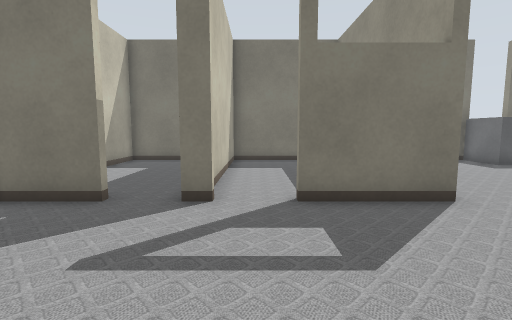
view 1 (above)

23 first-person views from a walk through a world built for the Gazebo simulator. The camera is 0.72 m above the floor, tilts 6° down and sees 85° across. Floor lines are 1 m apart. The floor is counted in squares, 0.5 m on a side. Each view is taken from the middle of a square. On the plan, view 1 faces up. The plan holds only what a view shows up to about 14 squares ahead; the rest is blank. The place goes on beyond the plan. Some surface patterns are stand-ins.

view 2
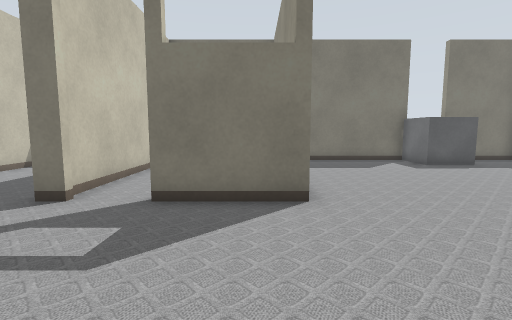

view 3
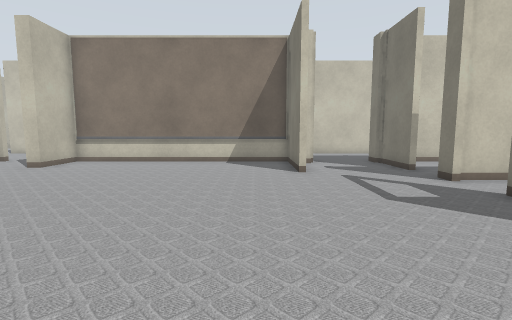

view 4
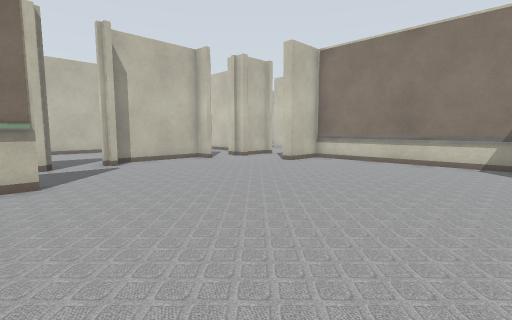

view 5
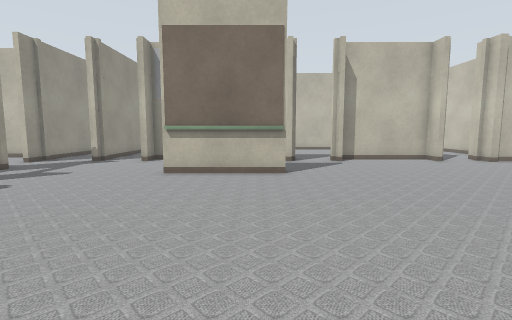

view 6
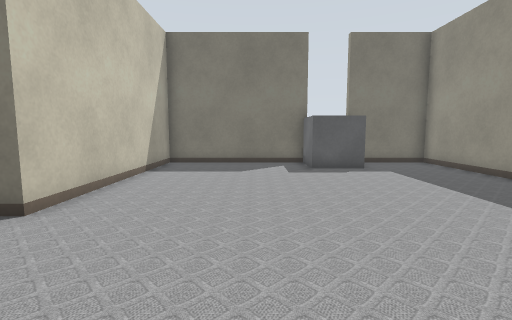

view 7
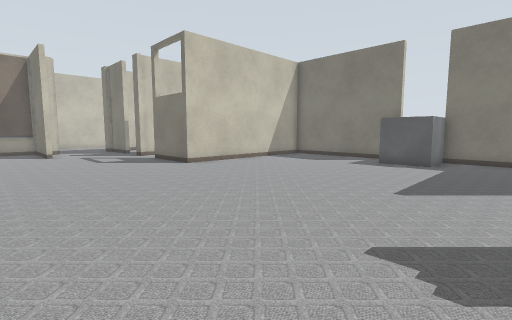

view 8
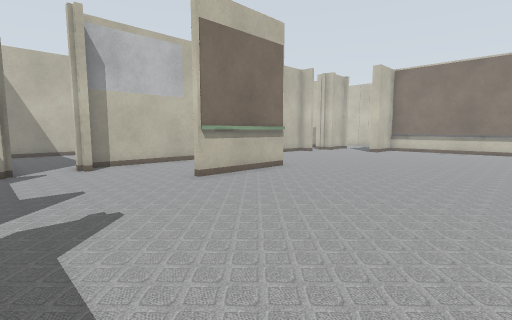

view 9
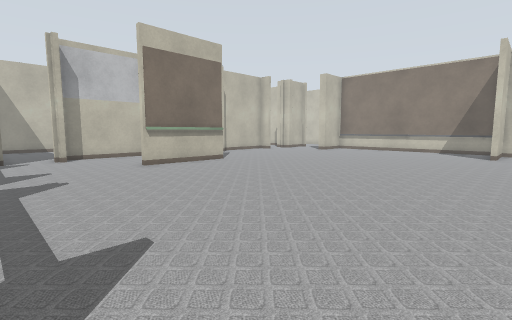

view 10
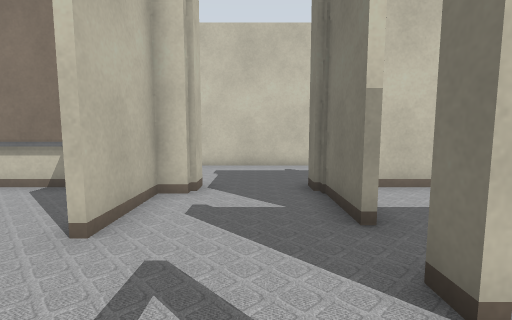

view 11
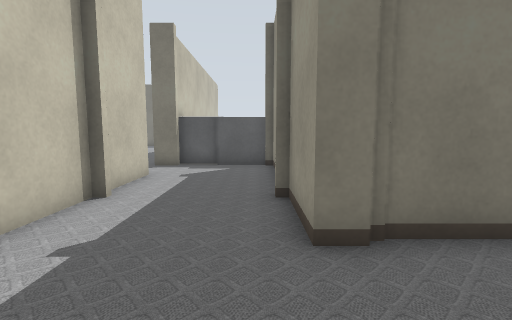

view 12
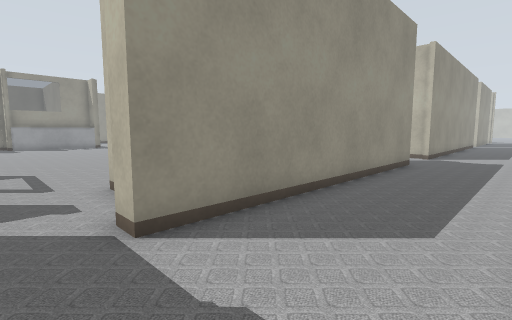

view 13
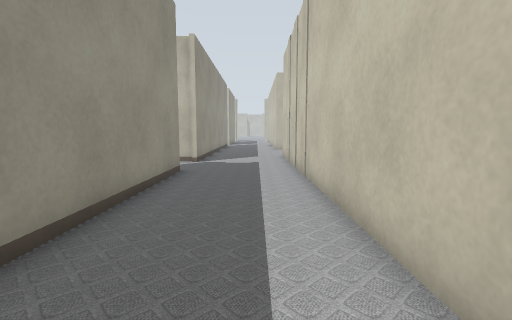

view 14
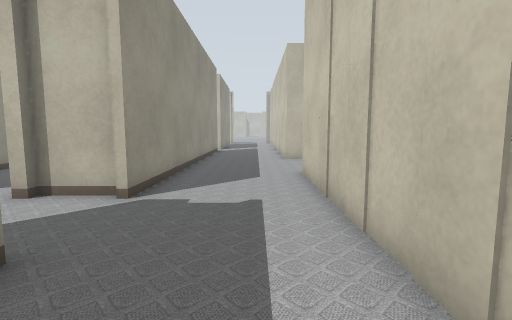

view 15
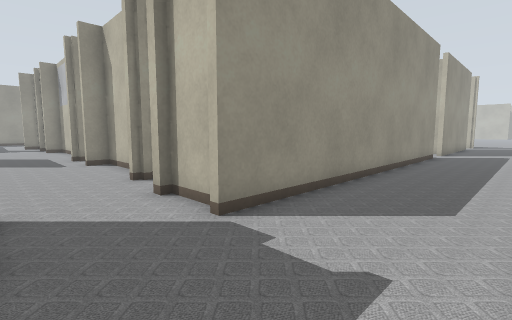

view 16
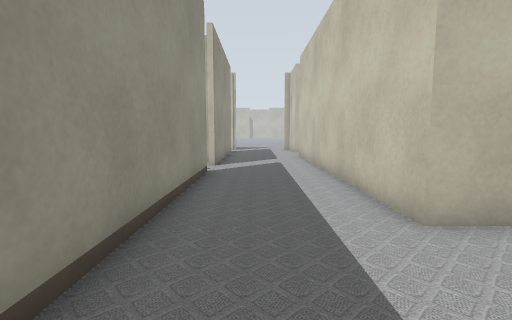

view 17
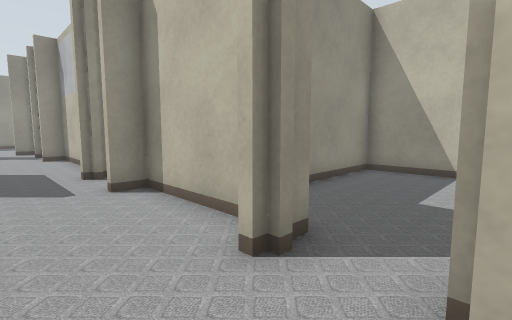

view 18
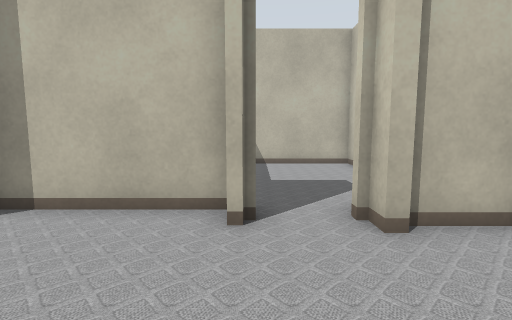

view 19
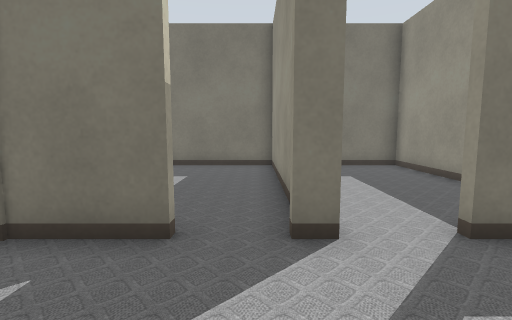

view 20
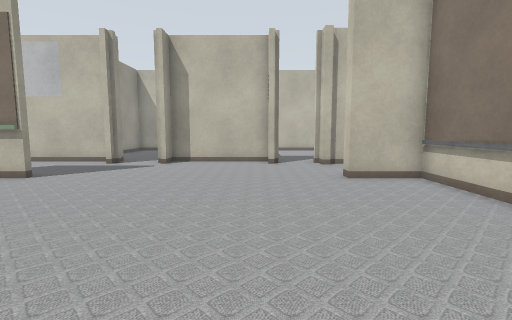

view 21
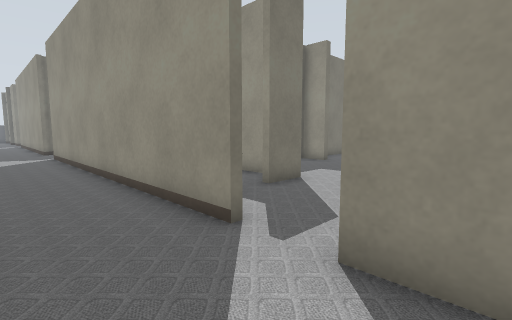

view 22
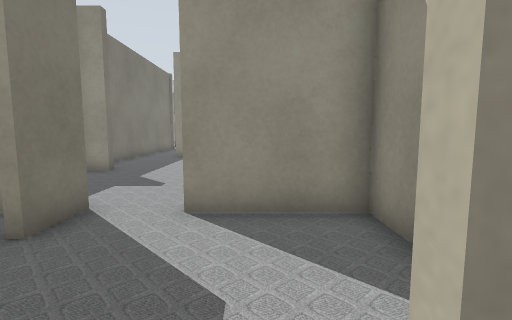

view 23
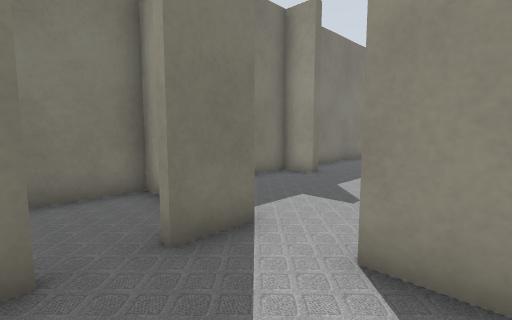

### Floor plan
Ten units are one square. View 1 is at (0, 0); x grows to the right and y downward. Boxes are objects, and circles mark ways between rooms. Rooms are numbered by the first view taken in them; rooms with no view inside come last. Other rooms are left out.
<svg viewBox="-120 -167 280 467">
<path fill="none" stroke="#000" d="M60 88 60 84 101 84 101 88M-25 -15 -60 -15 -60 84 -38 84 -38 90M-9 -56 -16 -56M55 121 55 126M60 130 121 130 121 121M124 121 124 126M-16 121 -16 130 29 130 29 121M41 -136 41 -56 8 -56M145 132 145 121M104 -136 39 -136M155 -136 124 -136M-106 5 -106 155M-63 90 -63 -26 -53 -26M-53 -17 -25 -17M-60 121 -41 121M-42 118 -38 118M-55 -54 -63 -54 -63 -80M-31 -56 -56 -56M-101 -79 -106 -79 -106 -18M-106 -112 -106 -86M-63 -122 -63 -134M-115 202 -106 202 -106 295M-104 -136 -112 -136M-106 -162 -106 -151M-63 258 -63 118M-63 295 -63 275M-19 239 -35 239M-36 290 -22 290 -22 256M-18 134 -18 126M-38 118 -38 132M-60 202 4 202 4 161M39 -98 39 -136 -11 -136 -11 -59M39 -55 39 -74M-13 -74 -13 -136 -60 -136 -60 -71M-22 226 -22 205 -45 205"/>
<rect x="95" y="-145" width="30" height="30" fill="#bbb"><title>grey box</title></rect>
<rect x="-105" y="-145" width="20" height="10" fill="#bbb"><title>grey box</title></rect>
<rect x="-85" y="-145" width="20" height="10" fill="#bbb"><title>grey box</title></rect>
<circle cx="-27" cy="-40" r="3" fill="#2a7"/>
<circle cx="-40" cy="105" r="3" fill="#2a7"/>
<circle cx="-30" cy="130" r="3" fill="#2a7"/>
<circle cx="0" cy="-60" r="3" fill="#2a7"/>
<circle cx="-60" cy="265" r="3" fill="#2a7"/>
<circle cx="-30" cy="-60" r="3" fill="#2a7"/>
<circle cx="-40" cy="240" r="3" fill="#2a7"/>
<text x="60" y="10">1</text>
<text x="-70" y="40">2</text>
<text x="-40" y="260">3</text>
<text x="-30" y="160">4</text>
<text x="10" y="-100">5</text>
<text x="-40" y="-100">6</text>
<text x="-40" y="220">7</text>
</svg>
Room 1 opens to room 2. Room 1 opens to room 4. Room 1 opens to room 5. Room 2 opens to room 3. Room 2 opens to room 6. Room 3 opens to room 7.

Where each view was taken, in squares from view 1:
view 1: 0 up, 0 right, facing up
view 2: 0 up, 3 right, facing up
view 3: 0 up, 7 right, facing left
view 4: 0 up, 7 right, facing down-left
view 5: 1 up, 7 right, facing down
view 6: 1 up, 8 right, facing up
view 7: 1 down, 15 right, facing up-left
view 8: 1 down, 15 right, facing down-left
view 9: 3 up, 15 right, facing down-left
view 10: 4 up, 1 right, facing left
view 11: 2 up, 7 left, facing up
view 12: 4 up, 10 left, facing down-right
view 13: 1 up, 9 left, facing down
view 14: 6 down, 9 left, facing down
view 15: 9 down, 10 left, facing down-right
view 16: 16 down, 8 left, facing down
view 17: 10 down, 4 left, facing down-right
view 18: 8 down, 2 left, facing down
view 19: 2 up, 2 left, facing up
view 20: 0 up, 1 left, facing down
view 21: 29 down, 9 left, facing up-right
view 22: 27 down, 7 left, facing right
view 23: 27 down, 5 left, facing up-right
